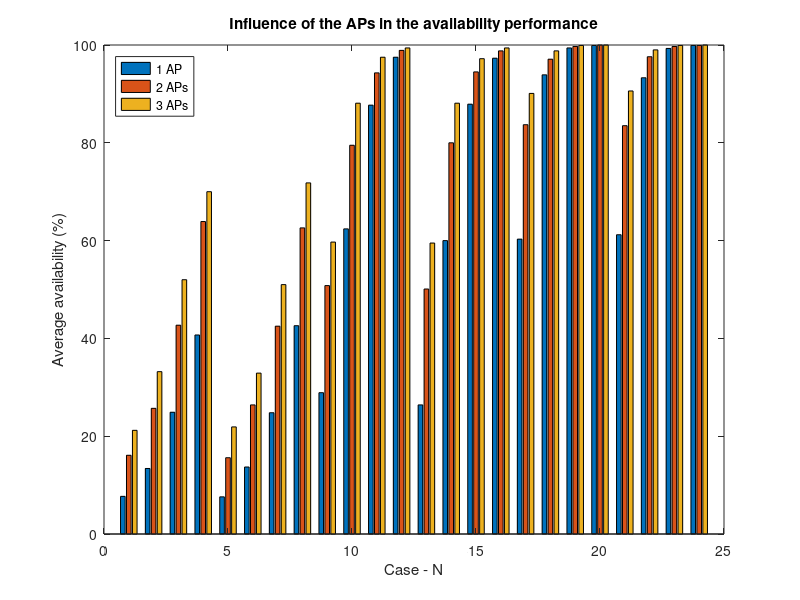

The MATLAB script that drew this image:
data1 = [   7.70e-02   %  1
            1.34e-01   %  2
            2.49e-01   %  3
            4.07e-01   %  4
            7.60e-02   %  5
            1.37e-01   %  6
            2.48e-01   %  7
            4.26e-01   %  8
            2.89e-01   %  9
            6.24e-01   % 10
            8.77e-01   % 11
            9.75e-01   % 12
            2.64e-01   % 13
            6.00e-01   % 14
            8.79e-01   % 15
            9.73e-01   % 16
            6.03e-01   % 17
            9.39e-01   % 18
            9.94e-01   % 19
            9.99e-01   % 20
            6.12e-01   % 21
            9.33e-01   % 22
            9.93e-01   % 23
            9.99e-01]; % 24
       
data2 = [   1.61e-01   %  1
            2.57e-01   %  2
            4.27e-01   %  3
            6.39e-01   %  4
            1.56e-01   %  5
            2.64e-01   %  6
            4.25e-01   %  7
            6.26e-01   %  8
            5.08e-01   %  9
            7.95e-01   % 10
            9.43e-01   % 11
            9.89e-01   % 12
            5.01e-01   % 13
            8.00e-01   % 14
            9.45e-01   % 15
            9.88e-01   % 16
            8.37e-01   % 17
            9.71e-01   % 18
            9.97e-01   % 19
            1.00e+00   % 20
            8.35e-01   % 21
            9.76e-01   % 22
            9.97e-01   % 23
            9.99e-01]; % 24
       
data3 = [   2.12e-01   %  1
            3.32e-01   %  2
            5.20e-01   %  3
            7.00e-01   %  4
            2.19e-01   %  5
            3.29e-01   %  6
            5.10e-01   %  7
            7.18e-01   %  8
            5.97e-01   %  9
            8.81e-01   % 10
            9.75e-01   % 11
            9.94e-01   % 12
            5.95e-01   % 13
            8.81e-01   % 14
            9.72e-01   % 15
            9.94e-01   % 16
            9.01e-01   % 17
            9.88e-01   % 18
            9.99e-01   % 19
            1.00e+00   % 20
            9.06e-01   % 21
            9.90e-01   % 22
            9.99e-01   % 23
            1.00e+00]; % 24

data1 = data1 * 100;
data2 = data2 * 100;
data3 = data3 * 100;

% ------
% Task B

auxW40_1=[];
auxW60_1=[];
auxW80_1=[];
auxW40_2=[];
auxW60_2=[];
auxW80_2=[];
auxW40_3=[];
auxW60_3=[];
auxW80_3=[];
for c=1:24
   if(floor(c-1/3)==0)
       auxW40_1 = [auxW40_1,data1(c)];
       auxW40_2 = [auxW40_2,data2(c)];
       auxW40_3 = [auxW40_3,data3(c)];
   elseif(floor(c-1/3)==1)
       auxW60_1 = [auxW60_1,data1(c)];
       auxW60_2 = [auxW60_2,data2(c)];
       auxW60_3 = [auxW60_3,data3(c)];
   else
       auxW80_1 = [auxW80_1,data1(c)];
       auxW80_2 = [auxW80_2,data2(c)];
       auxW80_3 = [auxW80_3,data3(c)];
   end
end

%bar([40,60,80],[mean(auxW40_1),mean(auxW40_2),mean(auxW40_3);mean(auxW60_1),mean(auxW60_2),mean(auxW60_3);mean(auxW80_1),mean(auxW80_2),mean(auxW80_3)]);
%title(["Influence of the radio range in the availability performance"])
%xlabel("Radio range - W (m)")
%ylabel("Average availability (%)")
%legend({"1 AP","2 APs","3 APs"},"Location","northwest")


% ------
% Task C

auxN20_1=[];
auxN40_1=[];
auxN60_1=[];
auxN80_1=[];
auxN20_2=[];
auxN40_2=[];
auxN60_2=[];
auxN80_2=[];
auxN20_3=[];
auxN40_3=[];
auxN60_3=[];
auxN80_3=[];
for c=1:24
    if(rem(c-1,4)==0)
       auxN20_1 = [auxN20_1,data1(c)];
       auxN20_2 = [auxN20_2,data2(c)];
       auxN20_3 = [auxN20_3,data3(c)];
    elseif(rem(c-1,4)==1)
       auxN40_1 = [auxN40_1,data1(c)];
       auxN40_2 = [auxN40_2,data2(c)];
       auxN40_3 = [auxN40_3,data3(c)];
   elseif(rem(c-1,4)==2)
       auxN60_1 = [auxN60_1,data1(c)];
       auxN60_2 = [auxN60_2,data2(c)];
       auxN60_3 = [auxN60_3,data3(c)];
   else
       auxN80_1 = [auxN80_1,data1(c)];
       auxN80_2 = [auxN80_2,data2(c)];
       auxN80_3 = [auxN80_3,data3(c)];
   end
end

%bar([20,40,60,80],[mean(auxN20_1),mean(auxN20_2),mean(auxN20_3);mean(auxN40_1),mean(auxN40_2),mean(auxN40_3);mean(auxN60_1),mean(auxN60_2),mean(auxN60_3);mean(auxN80_1),mean(auxN80_2),mean(auxN80_3)]);
%title(["Influence of the number of mobile nodes in the availability performance"])
%xlabel("Number of mobile nodes - N")
%ylabel("Average availability (%)")
%legend({"1 AP","2 APs","3 APs"},"Location","northwest")


% ------
% Task D

yAxle = zeros(24,3);
for c=1:24
    yAxle(c,1)=data1(c);
    yAxle(c,2)=data2(c);
    yAxle(c,3)=data3(c);
end
bar([1,2,3,4,5,6,7,8,9,10,11,12,13,14,15,16,17,18,19,20,21,22,23,24],yAxle);
title("Influence of the APs in the availability performance")
xlabel("Case - N")
ylabel("Average availability (%)")
legend({"1 AP","2 APs","3 APs"},"Location","northwest")
